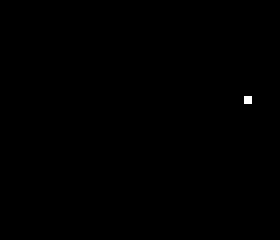
#> input picture data/Mytilene/simplastic_v1/M1/label/label_M1_6.tif, 70 x 60 px, found by its file name (shown 4 times larger); the run also reads 1 picture not shown here
$ jupyter execute --allow-errors create_dataset_simplastic.ipynb
#> lines starting #> are read from the running program, lines starting #| are printed output that depends on the picture; after the words box and inside, x2 and y2 are one past the last pixel; in counts of white or black regions, pixels touching at a corner belong together
# Creation of a dataset with modified pixels so as to simulate the presence of plastic litter

Thanks to state of the art researchers and the begining of our work, we manage to get plastic spectral signature. With this spectral signature, we can easily simulate the presence of plastic pixels in another image, free from plastic. The goal of this notebook is to create such a dataset, centered on the Greek island Mytilene (where the researchers deployed plastic targets) so as to keep the same 'envrionnement' to begin.

The idea of this dataset is to generate labelled data. We will be able to train a model on this dataset, and test it on images where the presence of plastic targets is verified (for exemple, images of the plastic targets of the plastic litter project).

The dataset will be based on a sentinel 2 image (called tile) centered on Mytilene. The idea is to create patches from this tile, with a shape 60x70xN where N is the number of spectral bands. Each patch will be labelled with a mask : 0 where no plastic, and 1 for plastic.

The dataset will have the foloowing structure :

data/simplastic/

            - img
                - img1.tif
                - img2.tif
                - ...
            - label
                - label1.tif
                - label2.tif
                - ...

It will be uploaded on google drive, make sure you put it on the right folder after downloading it.

## Summary

- #### Part 1 : Get the tiles
Get raw data

- #### Part 2 : Separate water from land
Kmeans

- #### Part 3 : Simulate plastic
Modify some pixels to simulate plastic thank to its spectral signature

- #### Part 4 : resolving problems
Had some problems with the spectral signature of the sea : it is not the same near the coast and at sea

- #### Part 4 : Create Label

[cell 1]
## import libraries and utils

import utils
import tifffile
import cv2
import matplotlib.pyplot as plt
import numpy as np
import os
from tqdm import tqdm
from PIL import Image
import spectral
import sys

from sklearn.cluster import KMeans
from sklearn import metrics
from scipy.spatial.distance import cdist

### Part 1 : get the tiles

As we take images from EO browser, we have several images to process. M1 is the image where plastic targets were deployed. M2 is an image of the same island, but at a different place.

[cell 2]
## Load the tile
## we will not use utils get band as having a array is better here

def get_array(folder):
    # we want all the bands to create the dataset
    L = ['B01','B02','B03','B04','B05','B06','B07','B08','B8A','B09','B11','B12']
    path = 'data/'+ folder
    inside_folder = os.listdir(path)

    # store the bands
    band_array = np.zeros((600,1400,len(L)))

    ## load wanted spectral bands
    i = 0
    for raw_band in inside_folder:
        for desired_band in L:
            if desired_band in raw_band:
                img = tifffile.imread(os.path.join(path,raw_band))
                # crop the image not to have problems when creating patchs
                band_array[:,:,i] = img[:600,:1400]
                i+=1
    return band_array

[cell 3]
band_arrayM1 = get_array('Mytilene/M1')
#> (the rest of this cell did not finish here and is left out)


## Part 2 : Separate water from land

[cell 4]
def kmeans(arrays, nb_clust):
    arrays_flat=np.array([arrays[:,:,i].flatten() for i in range(arrays.shape[2])])
    X=(np.transpose(arrays_flat))
    kmeans = KMeans(n_clusters=nb_clust,  init='k-means++', n_init=10, max_iter=1000) # tester k-means méthod max?
    kmeans.fit(X)
    labels=kmeans.labels_
    plastic_index = 0
    nb = 99999
    nb_2 = 0
    img_labels = labels.reshape(600,1400)
    plt.figure()
    plt.imshow(img_labels)

    return img_labels

[cell 5]
img_labelsM1 = kmeans(band_arrayM1,2)
#> (the rest of this cell did not finish here and is left out)

The segmentation seems to be good, so now we will just place plastic on the image.
**Be careful : the land must be labelled 1**

## Part 3 : Reflectivity of the water

During the first creation of the dataset, I found that the reflectivity of the water was very different from the coast to the sea, as we can see in the wollowing cells. This means that we will not be able to create a dataset mixing coastal areas and at sea only by simply replacing pixels
- We cannot assume that 'plastic pixels' have the same reflectivity in coastal areas and at sea
- Water reflectivity seems to be a function of the depth.

[cell 6]
X = [i for i in range(len(band_arrayM1[100:110,250:320,1][2]))]

[cell 7]
## plot the reflectivity of the water for each spectral band since the coast to the sea (1 line)
plt.figure(1, figsize = (20,5))
plt.subplot(1,2,1)
for i in range(10):
    plt.plot(X, band_arrayM1[100:110,250:320,1][i])
plt.xlabel('pixel (from the coast to the sea)')
plt.ylabel('reflectivity of the water')
plt.subplot(1,2,2)
plt.imshow(band_arrayM1[100:110,250:,1])
plt.colorbar()
plt.xlabel('pixel (from the coast to the sea)')
plt.ylabel('color = value of the reflectivity')
plt.savefig('water_reflectivity.jpg')
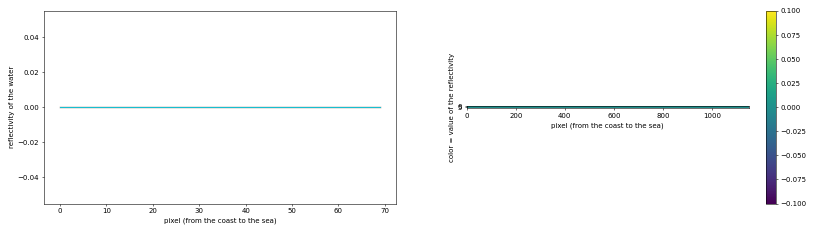
#> figure drawn by matplotlib, 3 panels

plt.show()

As the reflectivity of the plastic change a lot, we can't proceed as we wanted. We need to study now and simulate how plastic would reflect on non coastal areas. Alongside that study, I will create a dataset only on the coastal

## Part 4 : simulate plastic

[cell 8]
plastic_signature = np.array([0.021325, 0.03825 , 0.037625, 0.0334  , 0.022025, 0.024225,
       0.029725, 0.055125, 0.001   , 0.0201  , 0.016775, 0.02935 ])

[cell 9]
from random import random
import random as rd
# [7 lines left out: function plastic_or_not_plastic, not called in this run]

[cell 10]
def alter_plastic_signature(plastic_signature):
    noise = np.random.normal(0,0.0005,12)
    plastic_signature +=  plastic_signature*noise
    return plastic_signature
print(alter_plastic_signature(plastic_signature))

[cell 11]
# [18 lines left out: function add_plastic, not called in this run]

[cell 12]
#imgM1,labelM1 = add_plastic(band_arrayM1,img_labelsM1)

[cell 13]
#plt.imshow(labelM1)

seems great, now let's plot a spectral band

## Part 5 : Create dataset only with coastal areas

[cell 14]
## find coastal areas

patch_size = (60,70)
margin0 = int(patch_size[0]/2)
margin1 = int(patch_size[1]/2)


def select_coastal_patches(band_array,label):
    patch_list = []
    lbl_list = []
    for r in range(margin0,600,patch_size[0]):
        for c in range(margin1,1400,patch_size[1]):
            patch = band_array[r - margin0:r + margin0 , c - margin1:c + margin1,:]
            lbl = label[r - margin0:r + margin0 , c - margin1:c + margin1]
            temp = False
            for i in range(lbl.shape[0]):
                if np.any(lbl[i] == 1) and np.any(lbl[i] == 0):
                    temp = True
            if temp:
                patch_list.append(patch)
                lbl_list.append(lbl)
    return patch_list,lbl_list

[cell 15]
patch_listM1, lbl_listM1 = select_coastal_patches(band_arrayM1,img_labelsM1)
#> (the rest of this cell did not finish here and is left out)

#> (a cell that did not finish here is left out)

#> (a cell that did not finish here is left out)

[cell 18]
## add plastic on coastal areas (10 pixels from the coast max)

# [24 lines left out: function add_plastic_coast, not called in this run]

#> (a cell that did not finish here is left out)

[cell 20]
plt.figure(figsize = (20,40))
plt.subplot(121)
#> (the rest of this cell did not finish here and is left out)

## Part 6 : Create patches for coastal dataset

[cell 21]
## create folders to store patchs

os.mkdir('data/Mytilene/store_cpatch')
os.mkdir('data/Mytilene/store_cpatch/M1')
os.mkdir('data/Mytilene/store_cpatch/M2')
os.mkdir('data/Mytilene/store_cpatch/M1/patch')
os.mkdir('data/Mytilene/store_cpatch/M1/label')
os.mkdir('data/Mytilene/store_cpatch/M2/patch')
os.mkdir('data/Mytilene/store_cpatch/M2/label')

[cell 22]
patch_size = (60,70)
margin0 = int(patch_size[0]/2)
margin1 = int(patch_size[1]/2)

def create_coast_patchs(patch_list,lbl_list,target_folder):
#> called with target_folder = 'M1'
    nb = 0
    for i in range(len(patch_list)):
        img = patch_list[i]
        lbl = lbl_list[i]
        new_img,new_label = add_plastic_coast(img,lbl)
        tifffile.imsave('data/Mytilene/store_cpatch/{}/patch/patch_{}_{}.tif'.format(target_folder,target_folder,str(nb)),new_img)
        tifffile.imsave('data/Mytilene/store_cpatch/{}/label/label_{}_{}.tif'.format(target_folder,target_folder,str(nb)),new_label)
        nb+=1

### image with real plastic is the 5

[cell 23]
create_coast_patchs(patch_listM1,lbl_listM1,'M1')

#> (a cell that did not finish here is left out)

## TEST

[cell 25]
img = tifffile.imread('data/Mytilene/store_cpatch/M1/patch/patch_M1_6.tif')
lbl = tifffile.imread('data/Mytilene/store_cpatch/M1/label/label_M1_6.tif')
#> lbl is the input picture: shape (60, 70) float64; values 0 (black) and 1 (white), 0.1% white in thin lines or dots, all inside (x1, y1, x2, y2) = (61, 24, 63, 26)

[cell 26]
plt.imshow(img[:,:,2])
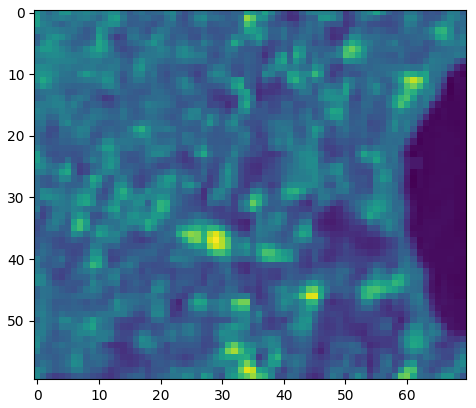
#> figure drawn by matplotlib, 1 panel
